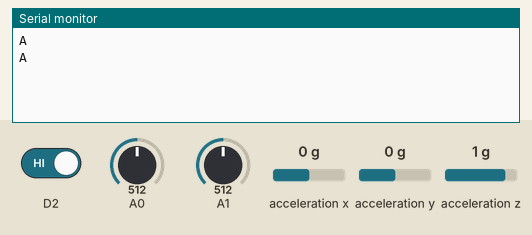
Recording of a sketch running on a simulated Arduino Nano 33 IoT. Shown: the last lines printed to the serial monitor. Inputs (shaded band) come from the test bench; at power-on: acceleration z 1 g, A0 = 512, D2 HIGH, A1 = 512, acceleration x 0 g, acceleration y 0 g.

Above: at 5.8 s.
5.9 s: acceleration z set to 0.6 g
At 10.9 s:
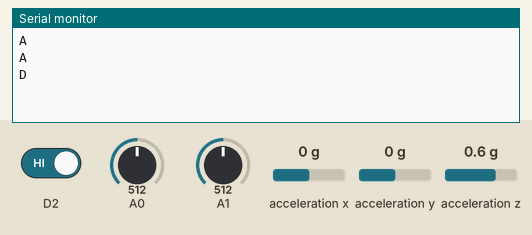
16.5 s: A0 set to 260
At 21.1 s:
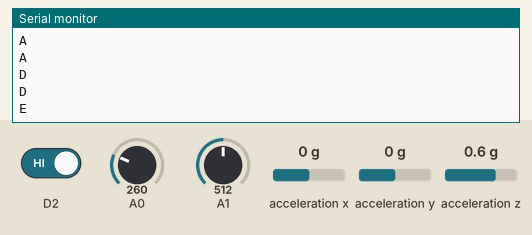
26.5 s: acceleration z set to 0.8 g
At 31.2 s:
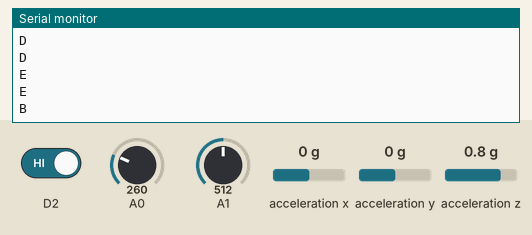
36.5 s: D2 driven LOW
At 41.3 s:
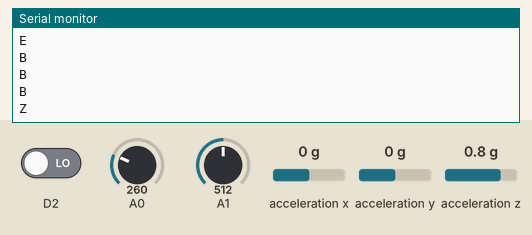

The sketch:

Ardiuno_33_Iot_Flex_Sensor.ino
```cpp
#include <Arduino_LSM6DS3.h>
void setup() {
  pinMode(A0, INPUT);
  pinMode(A1, INPUT);
  Serial.begin(9600);
  IMU.begin();
  pinMode(2, INPUT_PULLUP);

}

void loop() {
  float x, y, z;
  int F1 = analogRead(A0);
  int F2 = analogRead(A1);

  if (IMU.accelerationAvailable()) {
    IMU.readAcceleration(x, y, z);
  }

  if (F1 > 270 && F2 > 270     && z>0.8 ) {
    Serial.println("A");}
  else if (F1 < 270 && F2 > 270 && z>0.8 ) {
    Serial.println("B"); }
  else if (F1 > 270 && F2 < 270 && z>0.8 ) {
    Serial.println("C"); }
  else if (F1 > 270 && F2 > 270 && z>-0.20 && z<0.8 ) {
    Serial.println("D");}
  else if (F1 < 270 && F2 > 270 && z>-0.20 && z<0.8 ) {
    Serial.println("E"); }
  else if (F1 > 270 && F2 < 270 && z>-0.20 && z<0.8 ) {
    Serial.println("F"); }


  if (digitalRead(2)==LOW)
      {
       Serial.println("Z");
      }

  delay(5000);


}
```

Measured:
- the behaviour switches between 0.8 and 0.7 g on acceleration z (found by bisection; images 0 and 1)
- after the input at 5.9 s, the serial monitor: prints a new line after 4.1 s (image 1)
- after the input at 16.5 s, the serial monitor: prints a new line after 3.5 s (image 2)
- after the input at 26.5 s, the serial monitor: prints a new line after 3.5 s (image 3)
- after the input at 36.5 s, the serial monitor: prints a new line after 3.5 s (image 4)
